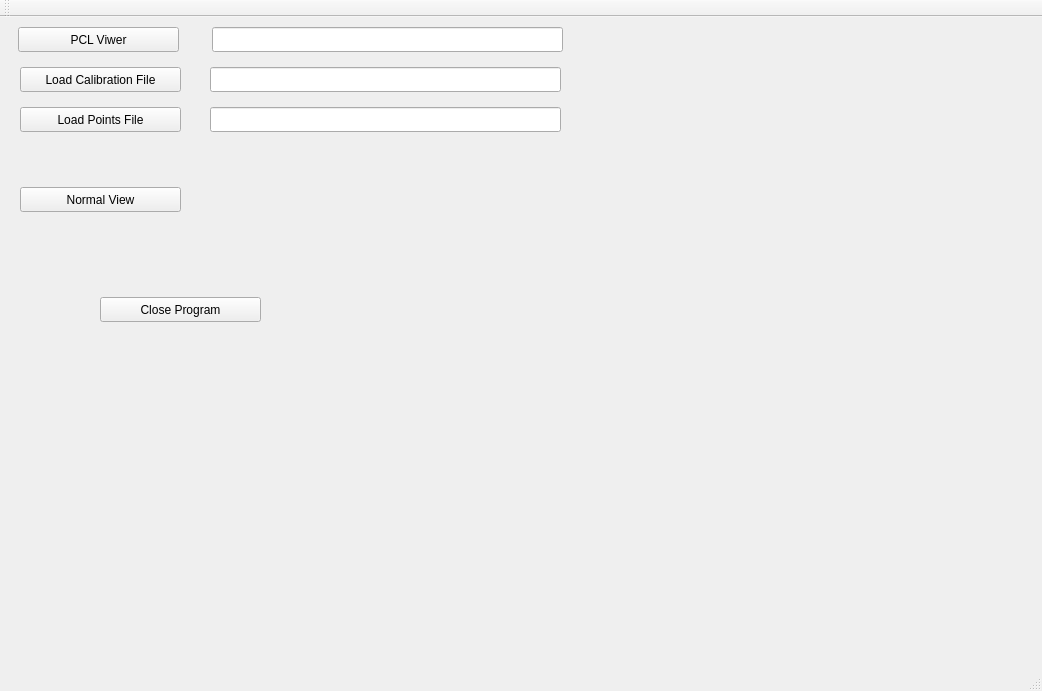
<?xml version="1.0" encoding="UTF-8"?>
<ui version="4.0">
 <class>MainWindow</class>
 <widget class="QMainWindow" name="MainWindow">
  <property name="geometry">
   <rect>
    <x>0</x>
    <y>0</y>
    <width>1042</width>
    <height>691</height>
   </rect>
  </property>
  <property name="windowTitle">
   <string>MainWindow</string>
  </property>
  <widget class="QWidget" name="centralWidget">
   <widget class="QPushButton" name="pushButton">
    <property name="geometry">
     <rect>
      <x>18</x>
      <y>10</y>
      <width>161</width>
      <height>25</height>
     </rect>
    </property>
    <property name="text">
     <string>PCL Viwer</string>
    </property>
   </widget>
   <widget class="QLineEdit" name="lineEdit">
    <property name="geometry">
     <rect>
      <x>212</x>
      <y>10</y>
      <width>351</width>
      <height>25</height>
     </rect>
    </property>
   </widget>
   <widget class="QPushButton" name="pushButton2">
    <property name="geometry">
     <rect>
      <x>20</x>
      <y>50</y>
      <width>161</width>
      <height>25</height>
     </rect>
    </property>
    <property name="text">
     <string>Load Calibration File</string>
    </property>
   </widget>
   <widget class="QPushButton" name="pushButton3">
    <property name="geometry">
     <rect>
      <x>20</x>
      <y>90</y>
      <width>161</width>
      <height>25</height>
     </rect>
    </property>
    <property name="text">
     <string>Load Points File</string>
    </property>
   </widget>
   <widget class="QLineEdit" name="lineEdit2">
    <property name="geometry">
     <rect>
      <x>210</x>
      <y>50</y>
      <width>351</width>
      <height>25</height>
     </rect>
    </property>
   </widget>
   <widget class="QLineEdit" name="lineEdit3">
    <property name="geometry">
     <rect>
      <x>210</x>
      <y>90</y>
      <width>351</width>
      <height>25</height>
     </rect>
    </property>
   </widget>
   <widget class="QPushButton" name="pushButton4">
    <property name="geometry">
     <rect>
      <x>20</x>
      <y>170</y>
      <width>161</width>
      <height>25</height>
     </rect>
    </property>
    <property name="text">
     <string>Normal View</string>
    </property>
   </widget>
   <widget class="QPushButton" name="pushButton5">
    <property name="geometry">
     <rect>
      <x>100</x>
      <y>280</y>
      <width>161</width>
      <height>25</height>
     </rect>
    </property>
    <property name="text">
     <string>Close Program</string>
    </property>
   </widget>
  </widget>
  <widget class="QMenuBar" name="menuBar">
   <property name="geometry">
    <rect>
     <x>0</x>
     <y>0</y>
     <width>1042</width>
     <height>22</height>
    </rect>
   </property>
  </widget>
  <widget class="QToolBar" name="mainToolBar">
   <attribute name="toolBarArea">
    <enum>TopToolBarArea</enum>
   </attribute>
   <attribute name="toolBarBreak">
    <bool>false</bool>
   </attribute>
  </widget>
  <widget class="QStatusBar" name="statusBar"/>
 </widget>
 <layoutdefault spacing="6" margin="11"/>
 <resources/>
 <connections/>
</ui>
